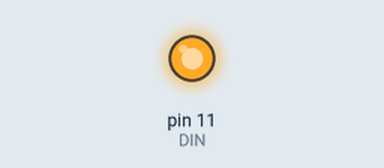
Recording of a sketch running on a simulated Arduino Uno, built with avr-gcc and run on an emulated ATmega328P. Shown: output pins drawn as LEDs (lit = HIGH). Pins used as bus, display or sensor lines are not drawn.

Above: at 0.1 s.
Timing chart, 0 to 1.6 s (numbered marks = the images above):
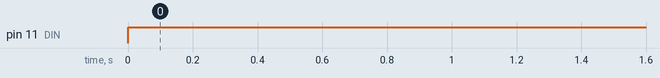

The sketch:

matrix.ino
```cpp
int DIN = 11;
int CS = 7;
int CLK = 13;

void setup() {
  pinMode(DIN, OUTPUT);
  pinMode(CS, OUTPUT);
  pinMode(CLK, OUTPUT);
  digitalWrite(CS, HIGH);
}

void loop() {
  digitalWrite(CS, LOW);
  for (int i = 0; i < 16; i++) {
    digitalWrite(DIN, HIGH);
    digitalWrite(CLK, HIGH);
    delay(1000);
    digitalWrite(CLK, LOW);
  }
  digitalWrite(CS, HIGH);
}
```

Measured:
- by itself, pin 11 (DIN): LOW → HIGH at 0.00 s
